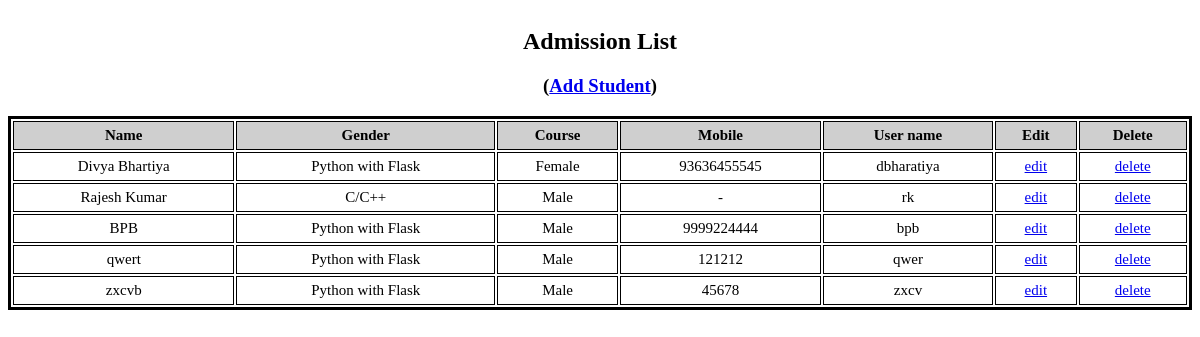
Page /list on the committed database.
### tables this page shows
CREATE TABLE Students (
Name STRING (20) NOT NULL,
Course STRING (20),
Gender STRING (20),
Mobile INTEGER (10),
Username STRING (6) PRIMARY KEY NOT NULL,
Password TEXT (8) NOT NULL
);

### app.py (the view)
@app.route('/list')
def list():
    con=sqlite3.connect("mydata.db")
    con.row_factory = sqlite3.Row
    cur = con.cursor()
    cur.execute("select * from Students;")
    students=cur.fetchall();
    return render_template("studentlist.html",students=students)

### templates/studentlist.html (shortened to what this page needs)
<html>
<head>
	<link rel="stylesheet" href="/static/styles.css">
</head>
<body>
	<table>
	<caption align="top">
    <h2>Admission List</h2>
	<h3>(<a href="{{ url_for('register') }}">Add Student</a>)</h3>
  </caption>
		<thead>
			<tr>
			<th>Name</th>
			<th>Gender</th>
			<th>Course</th>
			<th>Mobile</th>
			<th>User name</th>
			<th>Edit</th>
			<th>Delete</th>
			</tr>
		</thead>
		<tbody>
		{% for row in students %}
		<tr>
		<td>{{ row['name'] }}</td>
		<td>{{ row['gender'] }}</td>
		<td>{{ row['course'] }}</td>
		<td>{{ row['mobile'] }}</td>
		<td>{{ row['username'] }}</td>
		<td><a href="{{ url_for('show', username=row['username']) }}">edit</a></td>
		<td><a href="{{ url_for('delrec', username=row['username']) }}">delete</a></td>
		</tr>
		{% endfor %}
		</tbody>
	</table>
</body>
</html>

### static/styles.css (style rules this page uses)
table { border: 3px solid #000000; width: 100%; text-align: left; }
td, th { border: 1px solid #000000; padding: 5px 4px; }
tbody td { font-size: 15px; text-align:center; }
thead th { font-size: 15px; font-weight: bold; color: #000000;background: #CFCFCF; text-align: center; }

### rows in the picture
Students: name "Divya Bhartiya", gender "Python with Flask", course "Female", mobile "93636455545", username "dbharatiya"
Students: name "Rajesh Kumar", gender "C/C++", course "Male", mobile "-", username "rk"
Students: name "BPB", gender "Python with Flask", course "Male", mobile "9999224444", username "bpb"
Students: name "qwert", gender "Python with Flask", course "Male", mobile "121212", username "qwer"
Students: name "zxcvb", gender "Python with Flask", course "Male", mobile "45678", username "zxcv"
